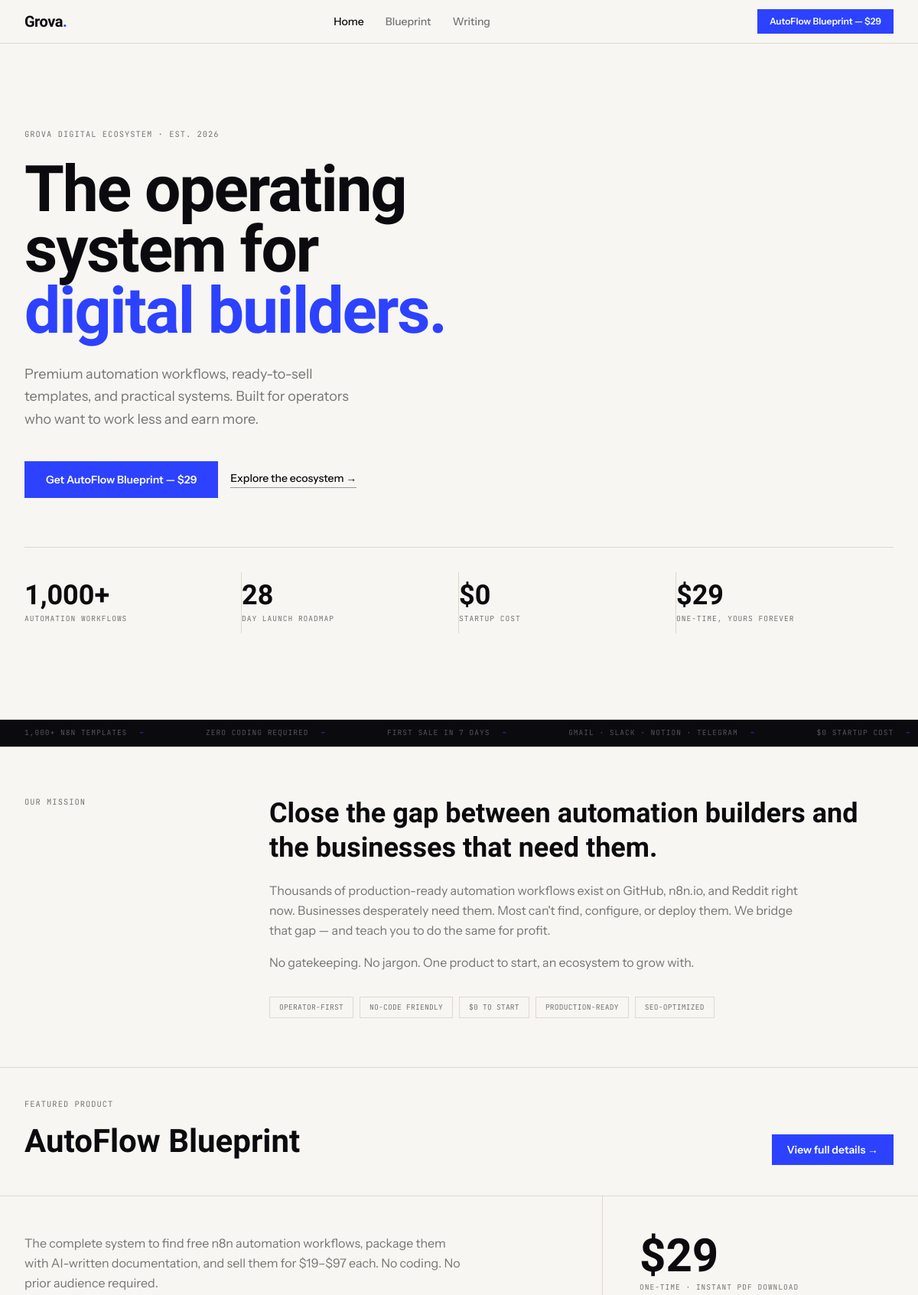
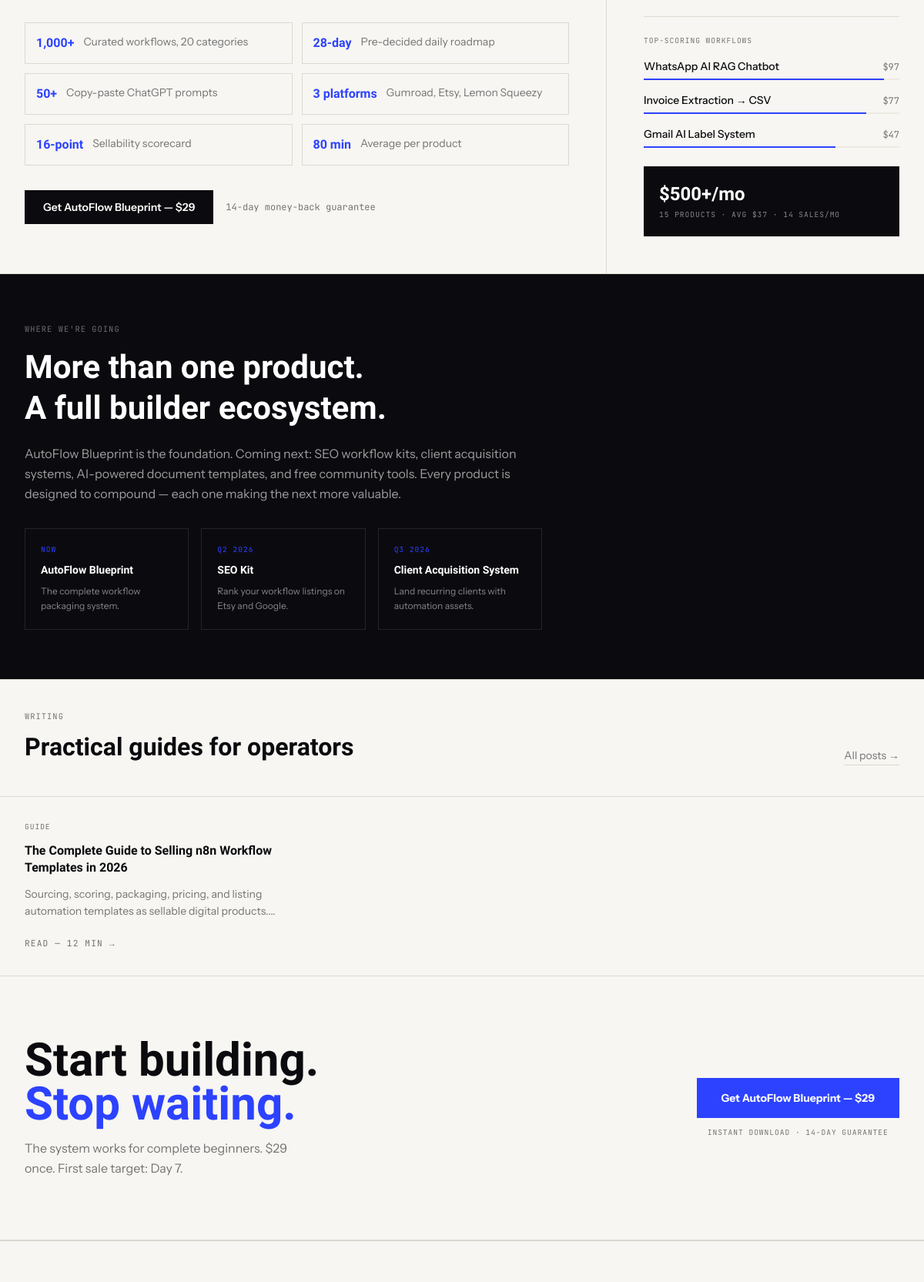
The page / (upper part) on the database its author committed (2 pictures, top to bottom).
### tables this page shows
CREATE TABLE IF NOT EXISTS posts (
  id             INT UNSIGNED    NOT NULL AUTO_INCREMENT,
  title          VARCHAR(255)    NOT NULL,
  slug           VARCHAR(255)    NOT NULL,
  excerpt        TEXT,
  content        LONGTEXT,
  meta_title     VARCHAR(255)    DEFAULT NULL,
  meta_desc      VARCHAR(320)    DEFAULT NULL,
  category       VARCHAR(100)    NOT NULL DEFAULT 'Article',
  tags           JSON            DEFAULT NULL,
  featured_image VARCHAR(500)    DEFAULT NULL,
  read_time      TINYINT UNSIGNED DEFAULT 5,
  published      TINYINT(1)      NOT NULL DEFAULT 0,
  views          INT UNSIGNED    NOT NULL DEFAULT 0,
  schema_type    VARCHAR(50)     NOT NULL DEFAULT 'Article',
  created_at     TIMESTAMP       NOT NULL DEFAULT CURRENT_TIMESTAMP,
  updated_at     TIMESTAMP       NOT NULL DEFAULT CURRENT_TIMESTAMP ON UPDATE CURRENT_TIMESTAMP,

  PRIMARY KEY (id),
  UNIQUE  KEY uk_slug        (slug),
  INDEX   idx_published      (published),
  INDEX   idx_category       (category),
  INDEX   idx_created        (created_at),
  INDEX   idx_pub_cat        (published, category),
  FULLTEXT idx_search        (title, excerpt)

);

### index.php (the view, shortened to what this page needs)
<?php
require_once __DIR__.'/config.php';
$posts = getPosts(1);
$recentPosts = array_slice($posts,0,3);
?>
<main id="main-content" class="pt-14">
<section aria-label="Hero" class="border-b border-border">
  <div class="max-w-site mx-auto px-5 lg:px-8 py-20 lg:py-28">
    <div class="max-w-3xl fade-up">
      <p class="font-mono text-[.65rem] text-muted uppercase tracking-widest mb-6">Grova Digital Ecosystem · Est. 2026</p>
      <h1 class="font-display font-bold text-[clamp(2.75rem,7vw,5.5rem)] leading-[.95] tracking-tight text-ink mb-7">
        The operating<br/>system for<br/><em class="not-italic text-accent">digital builders.</em>
      </h1>
      <p class="font-ui text-lg text-muted max-w-md leading-relaxed mb-10">
        Premium automation workflows, ready-to-sell templates, and practical systems.
        Built for operators who want to work less and earn more.
      </p>
      <div class="flex flex-wrap gap-4 items-center">
        <a href="/product.php" class="bg-accent text-white font-ui font-semibold text-sm px-7 py-3.5 hover:bg-ink transition-colors">
          Get <?=PRODUCT_NAME?> — <?=PRODUCT_PRICE?>
        </a>
        <a href="#ecosystem" class="font-ui text-sm text-ink font-medium border-b border-ink/40 pb-0.5 hover:border-ink transition-colors">
          Explore the ecosystem →
        </a>
      </div>
    </div>
    <div class="mt-16 pt-8 border-t border-border grid grid-cols-2 lg:grid-cols-4 gap-0">
      <?php foreach([
        ['1,000+','Automation workflows'],
        ['28','Day launch roadmap'],
        ['$0','Startup cost'],
        [PRODUCT_PRICE,'One-time, yours forever'],
      ] as [$n,$l]): ?>
      <div class="py-3 pr-6 border-r border-border last:border-0">
        <div class="font-display font-bold text-[2.25rem] leading-none text-ink"><?=$n?></div>
        <div class="font-mono text-[.6rem] text-muted uppercase tracking-widest mt-1.5"><?=$l?></div>
      </div>
      <?php endforeach; ?>
    </div>
  </div>
</section>
<div class="ticker-track border-b border-border bg-ink py-2.5" aria-hidden="true">
  <div class="ticker-reel">
    <?php $ti=['1,000+ n8n templates','Zero coding required','First sale in 7 days','Gmail · Slack · Notion · Telegram','$0 startup cost','28-day launch roadmap','50+ AI prompts','14-day guarantee','Gumroad · Etsy · Lemon Squeezy'];
    foreach(array_merge($ti,$ti,$ti) as $t): ?>
    <span class="font-mono text-[.6rem] text-white/30 uppercase tracking-widest px-8"><?=$t?><span class="text-accent mx-4">–</span></span>
    <?php endforeach; ?>
  </div>
</div>
<section id="about" aria-labelledby="about-heading" class="border-b border-border">
  <div class="max-w-site mx-auto px-5 lg:px-8 py-16 grid md:grid-cols-[240px_1fr] gap-10 lg:gap-20 items-start">
    <div>
      <p class="font-mono text-[.65rem] text-muted uppercase tracking-widest">Our mission</p>
    </div>
    <div>
      <h2 id="about-heading" class="font-display font-bold text-[clamp(1.5rem,3vw,2.5rem)] leading-tight text-ink mb-5">
        Close the gap between automation builders and the businesses that need them.
      </h2>
      <p class="font-ui text-muted leading-relaxed mb-4 max-w-prose">
        Thousands of production-ready automation workflows exist on GitHub, n8n.io, and Reddit right now.
        Businesses desperately need them. Most can't find, configure, or deploy them. We bridge that gap —
        and teach you to do the same for profit.
      </p>
      <p class="font-ui text-muted leading-relaxed max-w-prose mb-8">
        No gatekeeping. No jargon. One product to start, an ecosystem to grow with.
      </p>
      <div class="flex flex-wrap gap-2">
        <?php foreach(['Operator-First','No-Code Friendly','$0 to Start','Production-Ready','SEO-Optimized'] as $t): ?>
        <span class="font-mono text-[.6rem] border border-border px-3 py-1.5 text-muted uppercase tracking-wide"><?=$t?></span>
        <?php endforeach; ?>
      </div>
    </div>
  </div>
</section>
<section id="ecosystem" aria-labelledby="product-heading" class="border-b border-border">
  <div class="max-w-site mx-auto px-5 lg:px-8 py-10 flex justify-between items-end flex-wrap gap-4 border-b border-border">
    <div>
      <p class="font-mono text-[.65rem] text-muted uppercase tracking-widest mb-2">Featured Product</p>
      <h2 id="product-heading" class="font-display font-bold text-[clamp(1.75rem,3.5vw,2.75rem)] text-ink"><?=PRODUCT_NAME?></h2>
    </div>
    <a href="/product.php" class="font-ui text-sm font-semibold bg-accent text-white px-5 py-2.5 hover:bg-ink transition-colors">View full details →</a>
  </div>
  <div class="max-w-site mx-auto px-5 lg:px-8 grid lg:grid-cols-[1fr_380px] gap-0">
    <div class="py-12 lg:pr-12 lg:border-r border-border">
      <p class="font-ui text-muted leading-relaxed max-w-xl mb-8">
        The complete system to find free n8n automation workflows, package them with AI-written documentation,
        and sell them for $19–$97 each. No coding. No prior audience required.
      </p>
      <div class="grid sm:grid-cols-2 gap-3 mb-8">
        <?php foreach([
          ['1,000+','Curated workflows, 20 categories'],
          ['28-day','Pre-decided daily roadmap'],
          ['50+','Copy-paste ChatGPT prompts'],
          ['3 platforms','Gumroad, Etsy, Lemon Squeezy'],
          ['16-point','Sellability scorecard'],
          ['80 min','Average per product'],
        ] as [$n,$l]): ?>
        <div class="flex items-start gap-3 border border-border p-3.5">
          <span class="font-display font-bold text-accent text-base shrink-0"><?=$n?></span>
          <span class="font-ui text-sm text-muted"><?=$l?></span>
        </div>
        <?php endforeach; ?>
      </div>
      <div class="flex flex-wrap gap-4 items-center">
        <a href="/product.php" class="bg-ink text-white font-ui font-semibold text-sm px-6 py-3 hover:bg-accent transition-colors">
          Get <?=PRODUCT_NAME?> — <?=PRODUCT_PRICE?>
        </a>
        <span class="font-mono text-xs text-muted">14-day money-back guarantee</span>
      </div>
    </div>
    <div class="py-12 lg:pl-12">
      <div class="font-display font-bold text-6xl text-ink mb-1"><?=PRODUCT_PRICE?></div>
      <p class="font-mono text-[.6rem] text-muted uppercase tracking-widest mb-6">One-time · instant PDF download</p>
      <div class="border-b border-border mb-6"></div>
      <p class="font-mono text-[.6rem] text-muted uppercase tracking-widest mb-4">Top-scoring workflows</p>
      <?php foreach([
        ['WhatsApp AI RAG Chatbot',94,'$97'],
        ['Invoice Extraction → CSV',87,'$77'],
        ['Gmail AI Label System',75,'$47'],
      ] as [$name,$pct,$price]): ?>
      <div class="mb-4">
        <div class="flex justify-between items-baseline mb-1.5">
          <span class="font-ui text-sm font-medium text-ink"><?=$name?></span>
          <span class="font-mono text-xs text-muted"><?=$price?></span>
        </div>
        <div class="h-[2px] bg-stone"><div class="h-[2px] bg-accent transition-all" style="width:<?=$pct?>%"></div></div>
      </div>
      <?php endforeach; ?>
      <div class="bg-ink text-white p-5 mt-6">
        <div class="font-display font-bold text-2xl">$500+/mo</div>
        <p class="font-mono text-[.6rem] text-white/50 uppercase tracking-widest mt-1">15 products · avg $37 · 14 sales/mo</p>
      </div>
    </div>
  </div>
</section>
<section aria-labelledby="vision-heading" class="border-b border-border bg-ink text-white">
  <div class="max-w-site mx-auto px-5 lg:px-8 py-16">
    <div class="max-w-2xl">
      <p class="font-mono text-[.65rem] text-white/40 uppercase tracking-widest mb-4">Where we're going</p>
      <h2 id="vision-heading" class="font-display font-bold text-[clamp(1.75rem,3.5vw,2.75rem)] leading-tight mb-5">
        More than one product.<br/>A full builder ecosystem.
      </h2>
      <p class="font-ui text-white/60 leading-relaxed mb-8 max-w-prose">
        AutoFlow Blueprint is the foundation. Coming next: SEO workflow kits, client acquisition systems,
        AI-powered document templates, and free community tools. Every product is designed to compound —
        each one making the next more valuable.
      </p>
      <div class="grid sm:grid-cols-3 gap-4">
        <?php foreach([
          ['Now','AutoFlow Blueprint','The complete workflow packaging system.'],
          ['Q2 2026','SEO Kit','Rank your workflow listings on Etsy and Google.'],
          ['Q3 2026','Client Acquisition System','Land recurring clients with automation assets.'],
        ] as [$when,$name,$desc]): ?>
        <div class="border border-white/10 p-5">
          <p class="font-mono text-[.6rem] text-accent uppercase tracking-widest mb-2"><?=$when?></p>
          <h3 class="font-display font-semibold text-sm text-white mb-2"><?=$name?></h3>
          <p class="font-ui text-xs text-white/50 leading-relaxed"><?=$desc?></p>
        </div>
        <?php endforeach; ?>
      </div>
    </div>
  </div>
</section>
<?php if ($recentPosts): ?>
<section aria-labelledby="blog-heading" class="border-b border-border">
  <div class="max-w-site mx-auto px-5 lg:px-8 py-10 flex justify-between items-end flex-wrap gap-4 border-b border-border">
    <div>
      <p class="font-mono text-[.65rem] text-muted uppercase tracking-widest mb-2">Writing</p>
      <h2 id="blog-heading" class="font-display font-bold text-[clamp(1.5rem,3vw,2rem)] text-ink">
        Practical guides for operators
      </h2>
    </div>
    <a href="/blog.php" class="font-ui text-sm text-muted border-b border-border pb-0.5 hover:text-ink hover:border-ink transition-colors">
      All posts →
    </a>
  </div>
  <div class="max-w-site mx-auto px-5 lg:px-8 grid md:grid-cols-3 divide-y md:divide-y-0 md:divide-x divide-border">
    <?php foreach($recentPosts as $i=>$post): ?>
    <article class="py-8 <?=$i>0?'md:pl-8':''?> <?=$i<2?'md:pr-8':''?>">
      <p class="font-mono text-[.6rem] text-muted uppercase tracking-widest mb-3"><?=e($post['category']??'Article')?></p>
      <h3 class="font-display font-semibold text-base leading-snug text-ink mb-3">
        <a href="/post.php?slug=<?=e($post['slug'])?>" class="hover:text-accent transition-colors"><?=e($post['title'])?></a>
      </h3>
      <p class="font-ui text-sm text-muted leading-relaxed mb-4 line-clamp-2"><?=e($post['excerpt']??'')?></p>
      <a href="/post.php?slug=<?=e($post['slug'])?>" class="font-mono text-[.7rem] text-muted uppercase tracking-widest hover:text-accent transition-colors">
        Read — <?=$post['read_time']?> min →
      </a>
    </article>
    <?php endforeach; ?>
  </div>
</section>
<?php endif; ?>
<section aria-label="Call to action" class="border-b border-border">
  <div class="max-w-site mx-auto px-5 lg:px-8 py-20 flex flex-col lg:flex-row justify-between items-start lg:items-center gap-10">
    <div>
      <h2 class="font-display font-bold text-[clamp(2rem,5vw,3.75rem)] leading-[.95] text-ink">
        Start building.<br/><span class="text-accent">Stop waiting.</span>
      </h2>
      <p class="font-ui text-muted mt-4 max-w-sm leading-relaxed">
        The system works for complete beginners.
        <?=PRODUCT_PRICE?> once. First sale target: Day 7.
      </p>
    </div>
    <div class="shrink-0">
      <a href="/product.php" class="block bg-accent text-white font-ui font-bold text-sm px-8 py-4 hover:bg-ink transition-colors text-center">
        Get <?=PRODUCT_NAME?> — <?=PRODUCT_PRICE?>
      </a>
      <p class="font-mono text-[.6rem] text-muted uppercase tracking-widest mt-3 text-center">Instant download · 14-day guarantee</p>
    </div>
  </div>
</section>
</main>

### config.php (style rules this page uses)
* { box-sizing:border-box;margin:0;padding:0; }
html { scroll-behavior:smooth; }
body { -webkit-font-smoothing:antialiased;background:#F7F6F2;color:#0B0B0F;font-family:'Instrument Sans',system-ui,sans-serif;line-height:1.6; }
.ticker-track { overflow:hidden; }
.ticker-reel { display:flex;width:max-content;animation:ticker 45s linear infinite; }
.fade-up { animation:fadeUp .5s ease both; }

### rows shown on the page
posts: category "GUIDE", title "The Complete Guide to Selling n8n Workflow Templates in 2026", excerpt "Sourcing, scoring, packaging, pricing, and listing automation templates as sellable digital…", read_time "12"

### other values the page prints
$label "Home"
$label "Blueprint"
$label "Writing"
$pu "AutoFlow Blueprint"
$p "$29"
PRODUCT_NAME "AutoFlow Blueprint"
PRODUCT_PRICE "$29"
$n "1,000+"
$l "AUTOMATION WORKFLOWS"
$n "28"
$l "DAY LAUNCH ROADMAP"
$n "$0"
$l "STARTUP COST"
$n "$29"
$l "ONE-TIME, YOURS FOREVER"
